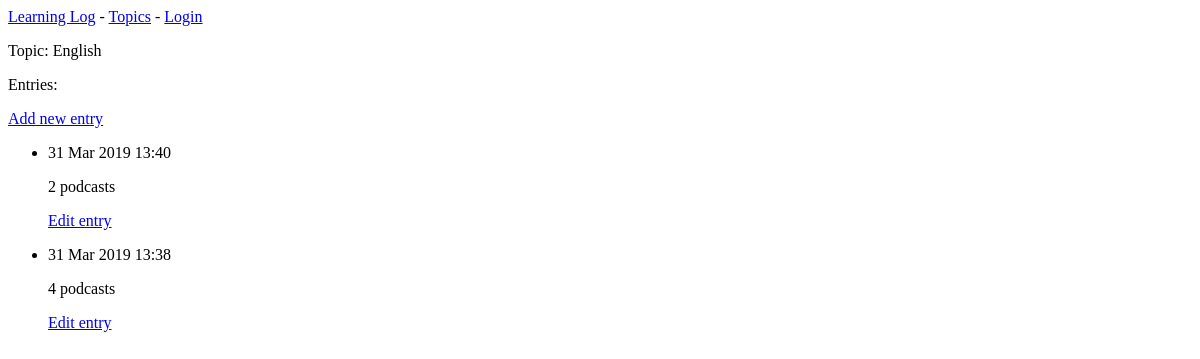
The app's page /topics/1/, older data.
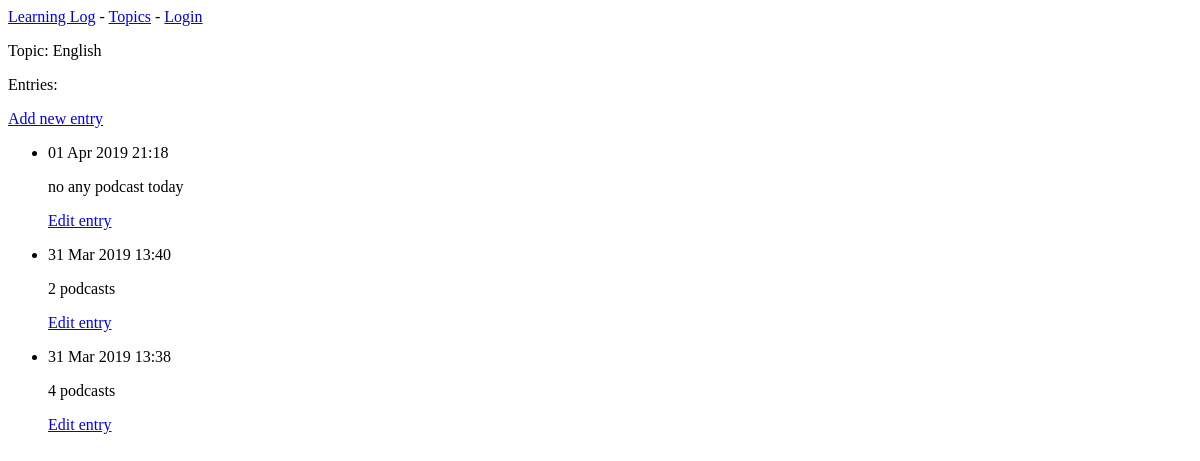
The same page, newer data.
### learning_logs/models.py (models this page shows, shortened)
class Topic(models.Model):
    text = models.CharField(max_length=200)
    date_added = models.DateTimeField(auto_now_add=True)
    def __str__(self):
        return self.text

class Entry(models.Model):
    topic = models.ForeignKey(Topic, on_delete=models.PROTECT)
    text = models.TextField()
    date_added = models.DateTimeField(auto_now_add=True)
    class Meta:
        verbose_name_plural = 'entries'

### learning_logs/views.py (the view)
# urls.py: url(r'^topics/(?P<topic_id>\d+)/$', views.topic, name='topic'),  # detailed page of topic
def topic(request, topic_id):
    topic = Topic.objects.get(id=topic_id)
    entries = topic.entry_set.order_by('-date_added')
    context = {'topic': topic, 'entries': entries}
    return render(request, 'learning_logs/topic.html', context)

### learning_logs/templates/learning_logs/topic.html
{% extends "learning_logs/base.html" %}
{% block content %}
    <p>Topic: {{topic}}</p>
    <p>Entries:</p>
    <p><a href="{% url 'learning_logs:new_entry' topic.id %}">Add new entry</a></p>
    <ul>
        {% for entry in entries %}
            <li>
                <p>{{ entry.date_added|date:'d M Y H:i' }}</p>
                <p>{{entry.text|linebreaks}}</p>
                <p>
                    <a href="{% url 'learning_logs:edit_entry' entry.id %}">Edit entry</a>
                </p>
            </li>
        {% empty %}
            <li>
                It isn't added any entry.
            </li>
        {% endfor %}
    </ul>
{% endblock content %}

### learning_logs/templates/learning_logs/base.html
<p>
    <a href="{% url 'learning_logs:index' %}">Learning Log</a> -
    <a href="{% url 'learning_logs:topics'%}">Topics</a> -
    {% if user.is_authenticated %}
        Hello, {{ user.username }}.
    {% else %}
        <a href="{% url 'users:login' %}">Login</a>
    {% endif %}
</p>
{% block content %}{% endblock content %}

Row changes from the older to the newer data that the page shows:
added Entry: date_added "01 Apr 2019 21:18", text "no any podcast today"
